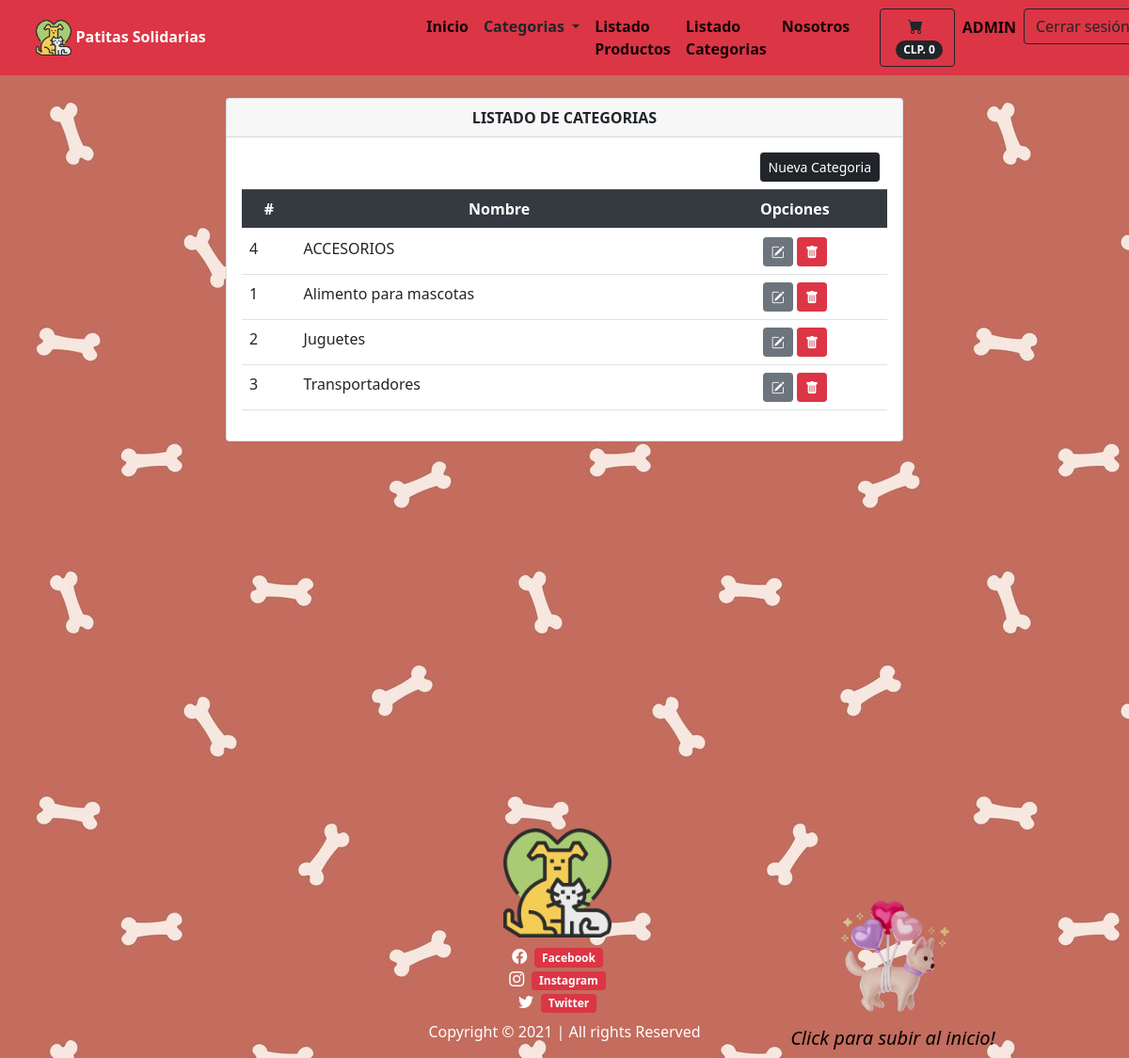
Page /categorias/ (signed in) on the earlier database version.
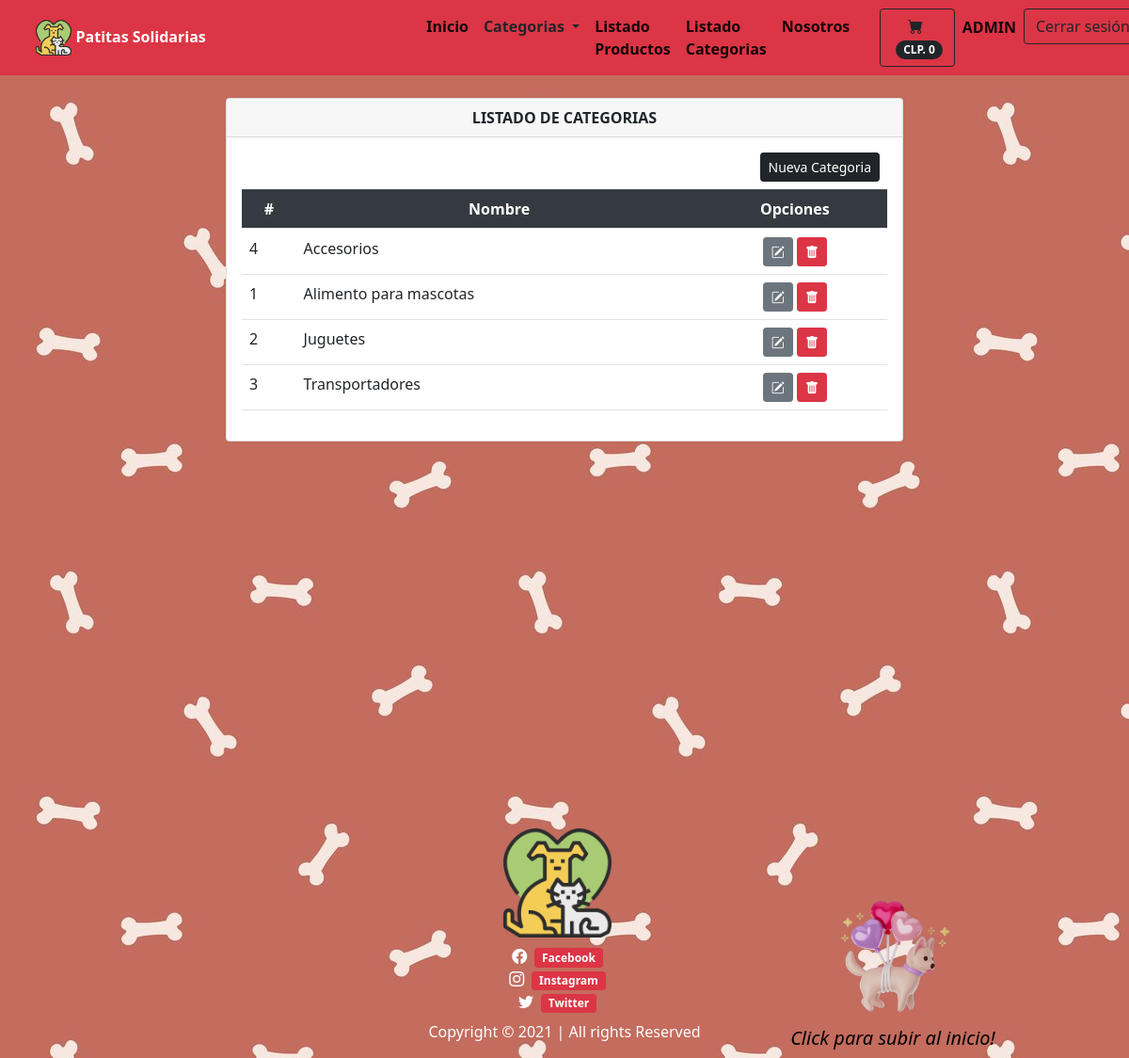
Same page on the later database version.
### tiendita/models.py (models this page shows, shortened)
class Categorias(models.Model):
    nombre = models.CharField(max_length=100)
    class Meta:
        db_table = "categorias"
        verbose_name = 'Categoria'
        verbose_name_plural = 'Categorias'
        ordering = ['id']

### tiendita/views.py (the view)
# urls.py: path('categorias/', views.listCategorias, name='categorias'),
@login_required(login_url='/login')
def listCategorias(request):
    lista_categorias = Categorias.objects.all().order_by('nombre')
    page = request.GET.get('page', 1)
    try:
        paginator = Paginator(lista_categorias, 6)
        lista_categorias = paginator.page(page)
    except:
        raise Http404
    data = {'entity': lista_categorias,
            'title': 'LISTADO DE CATEGORIAS',
            'paginator': paginator
            }
    return render(request,'categorias.html', data)

### tiendita/context_processors.py (called while the page is built)
def extras(request):
	lista_categorias = Categorias.objects.all().order_by('nombre')
	return {'categorias':lista_categorias}

def importe_total_carro(request):
    total = 0
    if request.user.is_authenticated:
        if "carro" in request.session:
            for key, value in request.session["carro"].items():
                total = total + int(value["precio"])
    return {"importe_total_carro": total}

### templates/categorias.html
{% extends 'layouts/tienda.html' %} {% block content %}
<div class="min-vh-100 d-flex flex-colum py-4">
    <div class="container">
        <div class="row justify-content-center">
            <div class="col-lg-8 col-md-6 col-sm-4 animate__animated animate__backInRight animate__delay-0.4s">
                <div class="card">
                    <div class="card-header text-center font-weight-bold">
                        {{ title }}
                    </div>
                    <div class="card-body  table-responsive">
                        <div class="d-flex justify-content-end mb-2 mx-2">
                            <a href="/addcategoria" class="btn btn-dark btn-sm pull-right" type="submit">
                            Nueva Categoria
                            </a>
                        </div>
                        <table class="table table-condensed">
                            <thead class="thead-dark">
                                <tr class="text-center">
                                    <th scope="col">#</th>
                                    <th scope="col">Nombre</th>
                                    <th colspan="2">Opciones</th>
                                </tr>
                            </thead>
                            <tbody>
                                {% load bootstrap_icons %} {% if entity %} {% for categoria in entity %}
                                <tr>
                                    <td>{{ categoria.id }}</td>
                                    <td>{{ categoria.nombre }}</td>
                                    <td colspan="2" class="text-center">
                                        <a class="btn btn-secondary btn-sm" href="{% url 'tiendita:editcategoria' categoria.id %}" type="button"><i class="bi bi-pencil-square"></i></a>
                                        <a class="btn btn-danger btn-sm" href="{% url 'tiendita:deleteCategoria' categoria.id %}" type="button"><i class="bi bi-trash-fill"></i></a>
                                    </td>
                                </tr>
                                {% endfor %} {% else %}
                                <div class="text-center text-warning">
                                    <h3> No se encontraron Productos!!</h3>
                                </div>
                                {% endif %}
                            </tbody>
                        </table>
                    </div>
                </div>
            </div>
        </div>
    </div>
</div>
{% endblock %}

Differences in the rows shown:
changed Categorias id 4: nombre "ACCESORIOS" → "Accesorios"
